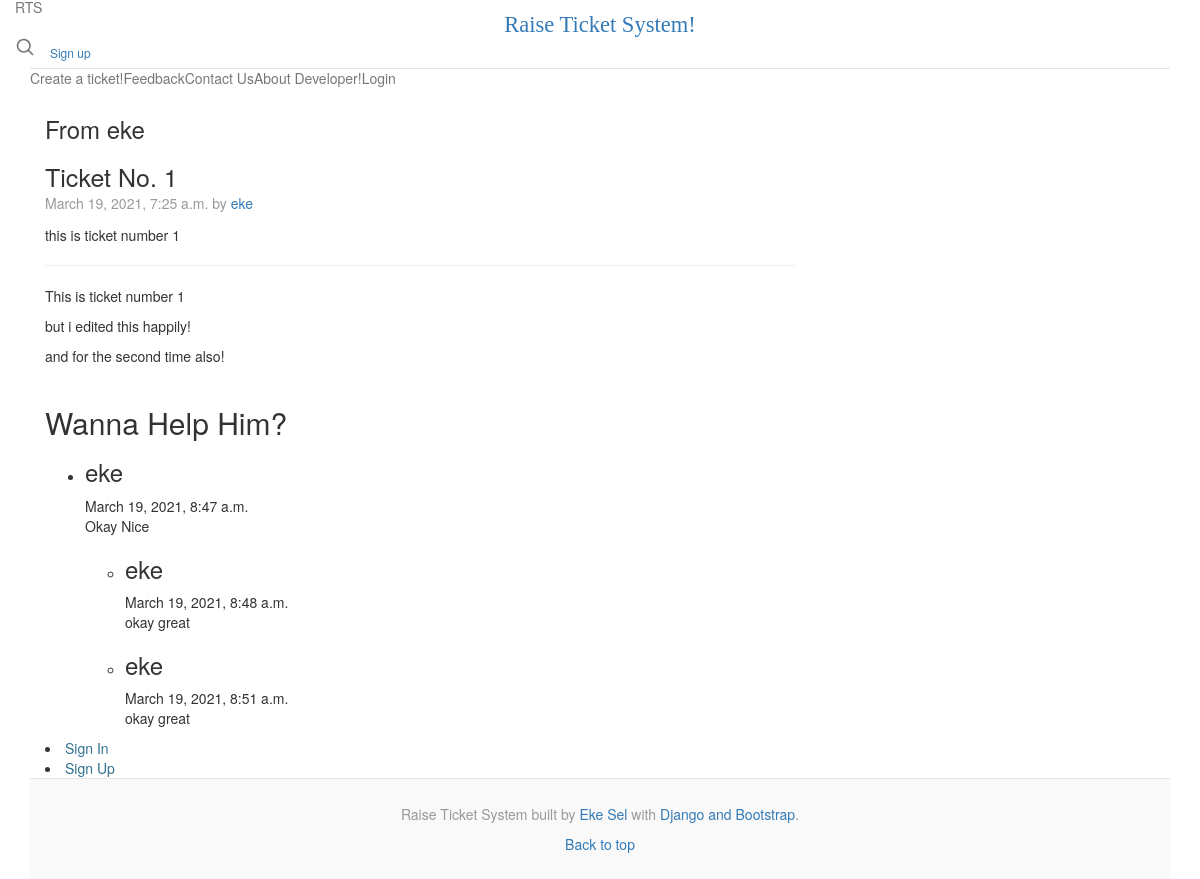
Screenshot of /ticket/1/ticket-no-1 with the database file from the repository.
### rts/models.py (models this page shows, shortened)
class Post(models.Model):
	title = models.CharField(max_length = 50)
	overview = models.TextField()
	slug = models.SlugField(null=True, blank=True)
	body_text = RichTextUploadingField(null=True)
	time_upload = models.DateTimeField(auto_now_add = True)
	auther = models.ForeignKey(User, on_delete=models.CASCADE)
	read = models.IntegerField(default = 0)
	class Meta:
		ordering = ['-pk']
	def save(self, *args, **kwargs):
		self.slug = slugify(self.title)
		super(Post, self).save(*args, **kwargs)

class Comment(models.Model):
	post = models.ForeignKey(Post, on_delete=models.CASCADE)
	user = models.ForeignKey(User, on_delete=models.CASCADE)
	time = models.DateTimeField(auto_now_add=True)
	comm = models.TextField()

class SubComment(models.Model):
	post = models.ForeignKey(Post, on_delete=models.CASCADE)
	user = models.ForeignKey(User, on_delete=models.CASCADE)
	time = models.DateTimeField(auto_now_add=True)
	comm = models.TextField()
	comment = models.ForeignKey(Comment, on_delete=models.CASCADE)

### rts/views.py (the view, shortened to what this page needs)
# urls.py: path('ticket/<int:id>/<slug:slug>', post, name = 'post'),
def post(request, id, slug):
    head = "RTS | Ticket"
    try:
        post = Post.objects.get(pk=id, slug=slug)
    except:
        raise Http404("Ticket Does Not Exist")
    post.read+=1
    post.save()
    comments = []
    for c in Comment.objects.filter(post=post):
        comments.append([c, SubComment.objects.filter(comment=c)])
    post_author = post.auther
    parms = {
        'comments':comments,
        'post':post,
        'head':head,
        }
    return render(request, 'ticket-single.html', parms)

### templates/ticket-single.html (shortened to what this page needs)
{%load static %}
<!DOCTYPE html>
<html lang="en"><head>
    <link href="{% static 'Blog%20Template%20for%20Bootstrap_files/bootstrap.css' %}" rel="stylesheet">
    <link href="{% static 'Blog%20Template%20for%20Bootstrap_files/css.css' %}" rel="stylesheet">
    <link href="{% static 'Blog%20Template%20for%20Bootstrap_files/blog.css' %}" rel="stylesheet">
    <link href="//netdna.bootstrapcdn.com/bootstrap/3.0.0/css/bootstrap.min.css" rel="stylesheet">
  </head>
  <body data-new-gr-c-s-check-loaded="8.871.0" data-gr-ext-installed="">
    <div class="container">
      <header class="blog-header py-3">
        <div class="row flex-nowrap justify-content-between align-items-center">
          <div class="col-4 pt-1">
            <a class="text-muted" href="{% url 'index' %}">RTS</a>
          </div>
          <div class="col-4 text-center">
            <a class="blog-header-logo text-dark" href="{% url 'index' %}">Raise Ticket System!</a>
          </div>
          <div class="col-4 d-flex justify-content-end align-items-center">
            <a class="text-muted" href="{% url 'search' %}">
              <svg xmlns="http://www.w3.org/2000/svg" width="20" height="20" viewBox="0 0 24 24" fill="none" stroke="currentColor" stroke-width="2" stroke-linecap="round" stroke-linejoin="round" class="mx-3"><circle cx="10.5" cy="10.5" r="7.5"></circle><line x1="21" y1="21" x2="15.8" y2="15.8"></line></svg>
            </a>
            {%if user.is_authenticated %}
            <a class="btn btn-sm btn-outline-secondary" href="{% url 'dashboard' %}">Dashboard</a>
            {%else%}
            <a class="btn btn-sm btn-outline-secondary" href="{% url 'register'%}">Sign up</a>
            {%endif%}
          </div>
        </div>
      </header>
      <div class="nav-scroller py-1 mb-2">
        <nav class="nav d-flex justify-content-between">
          <a class="p-2 text-muted" href="{% url 'createticket' %}">Create a ticket!</a>
          <a class="p-2 text-muted" href="{% url 'feedback' %}">Feedback</a>
          <a class="p-2 text-muted" href="{% url 'contact' %}">Contact Us</a>
          <a class="p-2 text-muted" href="{% url 'about' %}">About Developer!</a>
          {%if user.is_authenticated %}
          <a class="p-2 text-muted" href="{% url 'dashboard' %}">Dashboard</a>
          <a class="p-2 text-muted" href="{% url 'logouts' %}">Logout</a>
          {%else%}
          <a class="p-2 text-muted" href="{% url 'login'%}">Login</a>
          {% endif%}
        </nav>
      </div>
<main role="main" class="container">
    <div class="row">
      <div class="col-md-8 blog-main">
        <h3 class="pb-3 mb-4 font-italic border-bottom">
          From {{post.auther}}
        </h3>
        <div class="blog-post">
          <h2 class="blog-post-title">{{post.title}}</h2>
          <p class="blog-post-meta">{{post.time_upload}} by <a href="{% url 'post' post.id post.slug %}">{{post.auther}}</a></p>
          <p>{{post.overview}}</p>
          <hr>
          <p>{{post.body_text|safe}}</p>
        </div>
            <div class="pt-5">
                <div class="section-title">
                  <h2 class="mb-5">Wanna Help Him?</h2>
                </div>
                <ul class="comment-list">
                  {% for cm in comments %}
                  <li class="comment">
                    <div class="comment-body">
                      <h3>{{cm.0.user.username}}</h3>
                      <div class="meta">{{cm.0.time}}</div>
                      <p>{{cm.0.comm}}</p>
                    </div>
                    <ul class="children">
                      {% for subc in cm.1 %}
                      <li class="comment">
                        <div class="comment-body">
                          <h3>{{subc.user.username}}</h3>
                          <div class="meta">{{subc.time}}</div>
                          <p>{{subc.comm}}</p>
                        </div>
                      </li>
                      {% endfor %}
                    </ul>
                  </li>
                  {% endfor %}
                </ul>
                {% if user.is_authenticated %}
                <div class="comment-form-wrap pt-5">
                  <div class="section-title">
                    <h2 class="mb-5">Add Solution</h2>
                  </div>
                  <form method="POST" class="p-5 bg-light">
                    {% csrf_token %}
                    <div class="form-group">
                      <label for="message">Solution</label>
                      <textarea name="comm" id="message" cols="30" rows="3" class="form-control"></textarea>
                    </div>
                    <div class="form-group">
                      <input type="submit" value="Post Comment" class="btn btn-primary py-3">
                    </div>
                    <script>
                        CKEDITOR.replace( 'comm' );
                    </script>
                  </form>
                </div>
                {% else %}
                <li><a href="{% url 'login' %}" class="nav-link text-right text-info">Sign In</a></li>
                <li><a href="{% url 'register' %}" class="nav-link text-right text-info">Sign Up</a></li>
                {% endif %}
              </div>
</div>
</div>
</main>
<footer class="blog-footer">
    <p>Raise Ticket System built by <a href="#">Eke Sel</a> with <a href="#">Django and Bootstrap</a>.</p>
    <p>
      <a href="#">Back to top</a>
    </p>
  </footer>
</body></html>

### rows the page displays
Post: auther "eke", title "Ticket No. 1", time_upload "March 19, 2021, 7:25 a.m.", overview "this is ticket number 1", body_text "This is ticket number 1 but i edited this happily! and for the second time also!"
Comment: user.username "eke", time "March 19, 2021, 8:47 a.m.", comm "Okay Nice"
SubComment: user.username "eke", time "March 19, 2021, 8:48 a.m.", comm "okay great"
SubComment: user.username "eke", time "March 19, 2021, 8:51 a.m.", comm "okay great"
